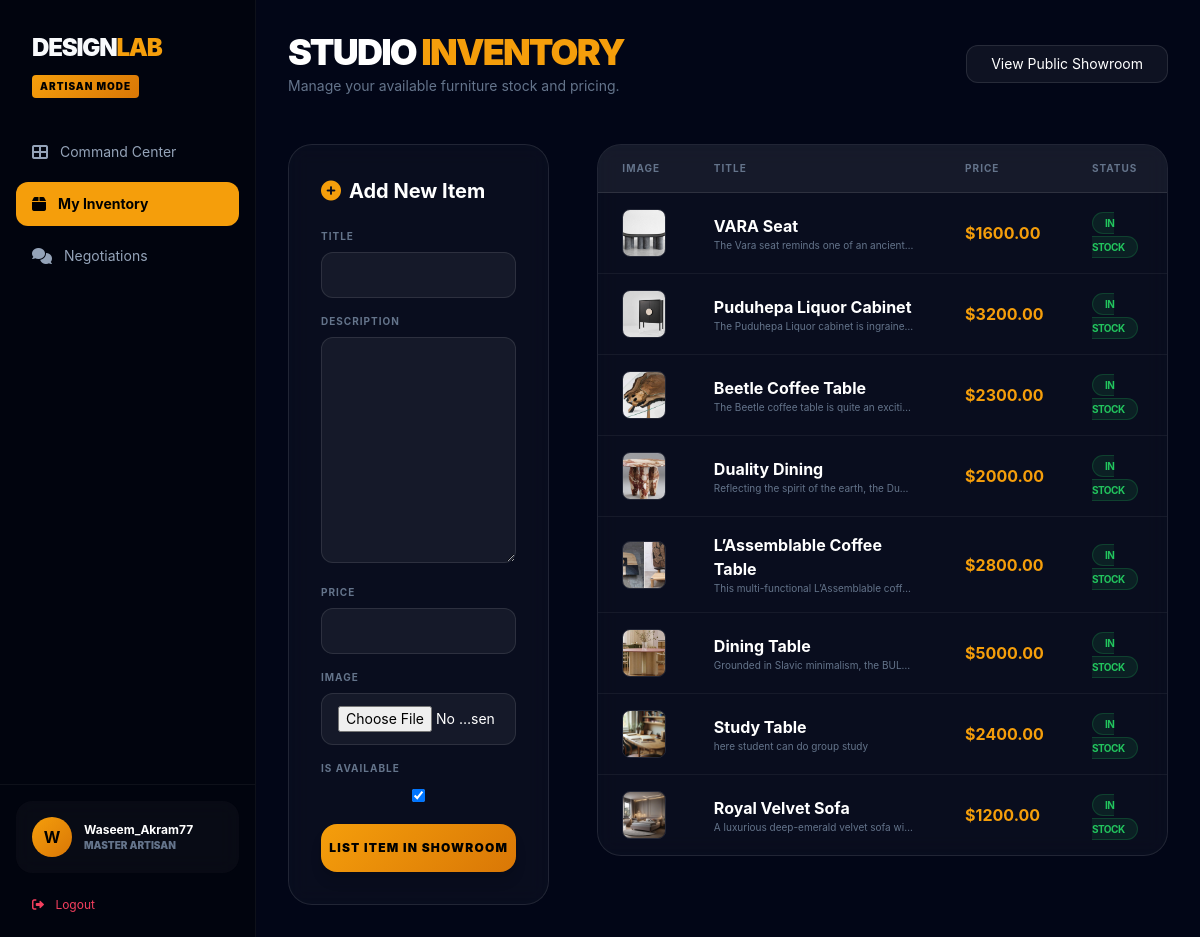
Screenshot of /studio/inventory/ (signed in) with the database file from the repository.
### studio/models.py (models this page shows, shortened)
class User(AbstractUser):
    is_artisan = models.BooleanField(default=False)
    phone_number = models.CharField(max_length=15, blank=True, null=True)

class StockItem(models.Model):
    artisan = models.ForeignKey(
        settings.AUTH_USER_MODEL,
        on_delete=models.CASCADE,
        related_name='inventory'
    )
    title = models.CharField(max_length=255)
    description = models.TextField()
    price = models.DecimalField(max_digits=10, decimal_places=2)
    image = models.ImageField(upload_to='stock_items/')
    is_available = models.BooleanField(default=True)
    created_at = models.DateTimeField(auto_now_add=True)

### studio/decorators.py (the view)
    def wrapper(request, *args, **kwargs):
        if request.user.is_authenticated and request.user.is_artisan:
            return view_func(request, *args, **kwargs)
        return redirect('customer_dashboard') # Send customers away from artisan tools

### studio/forms.py
class StockItemForm(forms.ModelForm):
    def __init__(self, *args, **kwargs):
        super().__init__(*args, **kwargs)
        for field in self.fields.values():
            field.widget.attrs.update({
                'class': 'w-full bg-white/5 border border-white/10 rounded-xl px-4 py-3 text-sm text-white focus:border-amber-500 outline-none transition'
            })
    class Meta:
        model = StockItem
        fields = ['title', 'description', 'price', 'image', 'is_available']

### studio/views.py (called while the page is built, shortened)
@artisan_required
def manage_inventory(request):
    inventory = StockItem.objects.filter(artisan=request.user).order_by('-created_at')
    return render(request, 'contracts/manage_inventory.html', {
        'form': StockItemForm(),
        'inventory': inventory
    })

### contracts/templates/contracts/manage_inventory.html (shortened to what this page needs)
{% extends 'contracts/owner_base.html' %}
{% block content %}
<div class="p-8 bg-[#020617] min-h-screen">
    <div class="mb-12 flex justify-between items-center">
        <div>
            <h1 class="text-4xl font-black text-white uppercase tracking-tighter">
                Studio <span class="text-amber-500">Inventory</span>
            </h1>
            <p class="text-slate-500 text-sm mt-1">Manage your available furniture stock and pricing.</p>
        </div>
        <a href="{% url 'public_showroom' %}" class="bg-white/5 border border-white/10 text-white px-6 py-2 rounded-xl text-sm hover:bg-white/10 transition">
            View Public Showroom
        </a>
    </div>
    <div class="grid grid-cols-1 lg:grid-cols-3 gap-12">
        <div class="lg:col-span-1">
            <div class="glass-panel p-8 rounded-3xl border border-white/10 sticky top-8">
                <h3 class="text-xl font-bold text-white mb-6 flex items-center gap-2">
                    <i class="fas fa-plus-circle text-amber-500"></i> Add New Item
                </h3>
                <form method="POST" enctype="multipart/form-data" class="space-y-4">
                    {% for field in form %}
                    <div>
                        <label class="block text-[10px] uppercase tracking-widest text-slate-500 font-bold mb-2">
                            {{ field.label }}
                        </label>
                        {{ field }}
                    </div>
                    {% endfor %}
                    <button type="submit" class="w-full artisan-gradient text-black font-black py-4 rounded-2xl transition shadow-lg mt-4 uppercase tracking-widest text-xs">
                        List Item in Showroom
                    </button>
                </form>
            </div>
        </div>
        <div class="lg:col-span-2">
            <div class="glass-panel rounded-3xl border border-white/10 overflow-hidden">
                <table class="w-full text-left">
                    <thead class="bg-white/5 border-b border-white/10 text-[10px] uppercase tracking-widest text-slate-500 font-bold">
                        <tr>
                            <th class="px-6 py-4">Image</th>
                            <th class="px-6 py-4">Title</th>
                            <th class="px-6 py-4">Price</th>
                            <th class="px-6 py-4">Status</th>
                        </tr>
                    </thead>
                    <tbody class="divide-y divide-white/5">
                        {% for item in inventory %}
                        <tr class="hover:bg-white/5 transition">
                            <td class="px-6 py-4">
                                <img src="{{ item.image.url }}" class="w-16 h-12 object-cover rounded-lg border border-white/10">
                            </td>
                            <td class="px-6 py-4">
                                <div class="text-white font-bold">{{ item.title }}</div>
                                <div class="text-[10px] text-slate-500 truncate max-w-[200px]">{{ item.description }}</div>
                            </td>
                            <td class="px-6 py-4 text-amber-500 font-bold">${{ item.price }}</td>
                            <td class="px-6 py-4">
                                {% if item.is_available %}
                                    <span class="bg-green-500/10 text-green-500 text-[10px] font-bold px-3 py-1 rounded-full border border-green-500/20 uppercase tracking-tighter">In Stock</span>
                                {% else %}
                                    <span class="bg-red-500/10 text-red-500 text-[10px] font-bold px-3 py-1 rounded-full border border-red-500/20 uppercase tracking-tighter">Sold</span>
                                {% endif %}
                            </td>
                        </tr>
                        {% empty %}
                        <tr>
                            <td colspan="4" class="px-6 py-20 text-center text-slate-600 text-sm italic">
                                No inventory items added yet.
                            </td>
                        </tr>
                        {% endfor %}
                    </tbody>
                </table>
            </div>
        </div>
    </div>
</div>
{% endblock %}

### contracts/templates/contracts/owner_base.html (shortened to what this page needs)
<!DOCTYPE html>
<html lang="en">
<head>
    <script src="https://cdn.tailwindcss.com"></script>
    <link rel="stylesheet" href="https://cdnjs.cloudflare.com/ajax/libs/font-awesome/6.0.0/css/all.min.css">
</head>
<body class="h-screen flex overflow-hidden">
    <aside class="w-64 border-r border-white/5 bg-black/40 flex flex-col z-50">
        <div class="p-8">
            <div class="flex items-center gap-2 mb-2">
                <span class="text-2xl font-black tracking-tighter uppercase">Design<span
                        class="text-amber-500">Lab</span></span>
            </div>
            <div
                class="inline-block px-2 py-1 artisan-gradient rounded text-[10px] font-black text-black uppercase tracking-widest">
                Artisan Mode
            </div>
        </div>
        <nav class="flex-1 px-4 space-y-2">
            <a href="{% url 'owner_dashboard' %}"
                class="flex items-center gap-3 px-4 py-3 rounded-xl {% if request.resolver_match.url_name == 'owner_dashboard' %}bg-amber-500 text-black font-bold{% else %}text-slate-400 hover:bg-white/5 hover:text-white{% endif %} transition">
                <i class="fas fa-th-large"></i>
                <span class="text-sm">Command Center</span>
            </a>
            <a href="{% url 'manage_inventory' %}"
                class="flex items-center gap-3 px-4 py-3 rounded-xl {% if request.resolver_match.url_name == 'manage_inventory' %}bg-amber-500 text-black font-bold{% else %}text-slate-400 hover:bg-white/5 hover:text-white{% endif %} transition">
                <i class="fas fa-box"></i>
                <span class="text-sm">My Inventory</span>
            </a>
            <a href="{% url 'negotiation_page' %}"
                class="flex items-center gap-3 px-4 py-3 rounded-xl {% if request.resolver_match.url_name == 'negotiation_page' %}bg-amber-500 text-black font-bold{% else %}text-slate-400 hover:bg-white/5 hover:text-white{% endif %} transition">
                <i class="fas fa-comments"></i>
                <span class="text-sm">Negotiations</span>
            </a>
        </nav>
        <div class="p-4 border-t border-white/5">
            <div class="glass-panel p-4 rounded-2xl flex items-center gap-3">
                <div
                    class="w-10 h-10 rounded-full artisan-gradient flex items-center justify-center text-black font-bold">
                    {{ user.username|slice:":1"|upper }}
                </div>
                <div class="overflow-hidden">
                    <p class="text-xs font-bold text-white truncate">{{ user.username }}</p>
                    <p class="text-[10px] text-slate-500 uppercase font-black">Master Artisan</p>
                </div>
            </div>
            <form method="post" action="{% url 'logout' %}" class="mt-4">
                <button type="submit"
                    class="w-full text-left px-4 py-2 text-xs text-rose-500 hover:bg-rose-500/10 rounded-lg transition">
                    <i class="fas fa-sign-out-alt mr-2"></i> Logout
                </button>
            </form>
        </div>
    </aside>
    <main class="flex-1 overflow-y-auto relative">
        {% block content %}{% endblock %}
    </main>
</body>
</html>

### contracts/templates/contracts/owner_base.html (style rules this page uses)
body { background-color: #020617; color: #f8fafc; font-family: 'Inter', sans-serif; }
.glass-panel { background: rgba(255, 255, 255, 0.03); backdrop-filter: blur(10px); }
.artisan-gradient { background: linear-gradient(135deg, #f59e0b 0%, #d97706 100%); }

### rows the page displays
User: username "W", username "Waseem_Akram77"
StockItem: image (picture), title "VARA Seat", description "The Vara seat reminds one of an ancient…", price "1600.00", is_available "IN STOCK"
StockItem: image (picture), title "Puduhepa Liquor Cabinet", description "The Puduhepa Liquor cabinet is ingraine…", price "3200.00", is_available "IN STOCK"
StockItem: image (picture), title "Beetle Coffee Table", description "The Beetle coffee table is quite an exciti…", price "2300.00", is_available "IN STOCK"
StockItem: image (picture), title "Duality Dining", description "Reflecting the spirit of the earth, the Du…", price "2000.00", is_available "IN STOCK"
StockItem: image (picture), title "L’Assemblable Coffee Table", description "This multi-functional L’Assemblable coff…", price "2800.00", is_available "IN STOCK"
StockItem: image (picture), title "Dining Table", description "Grounded in Slavic minimalism, the BUL…", price "5000.00", is_available "IN STOCK"
StockItem: image (picture), title "Study Table", description "here student can do group study", price "2400.00", is_available "IN STOCK"
StockItem: image (picture), title "Royal Velvet Sofa", description "A luxurious deep-emerald velvet sofa wi…", price "1200.00", is_available "IN STOCK"

### other values shown
{{ field.label }} "TITLE" "DESCRIPTION" "PRICE" "IMAGE" "IS AVAILABLE"
